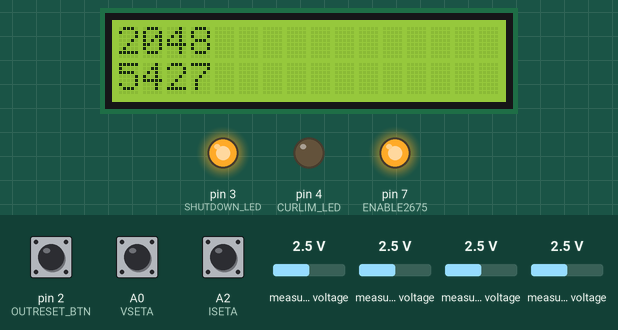
Simulated run of this sketch. Board: Arduino Uno, built with avr-gcc and run on an emulated ATmega328P. Parts: 16×2 character LCD, output pins drawn as LEDs (lit = HIGH). Wiring (inferred from the names in the program): 2 × MCP3208 converter: CS pin 9 / CS pin 10. The inputs (shaded band) are chosen by the test bench; at power-on: pin 2 (OUTRESET_BTN) HIGH, measured voltage 2.5 V, A0 (VSETA) LOW, A2 (ISETA) LOW. Pins used as bus, display or sensor lines are not drawn.

Above: at 1.2 s.
1.3 s: pin 2 (OUTRESET_BTN) pulled LOW for 0.15 s
At 3.3 s:
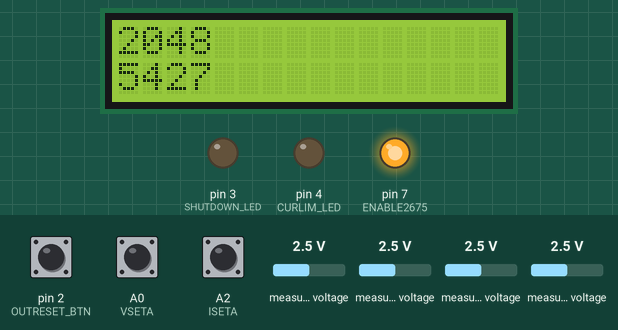
3.6 s: measured voltage (sensor 200) set to 0.1 V
At 4.7 s:
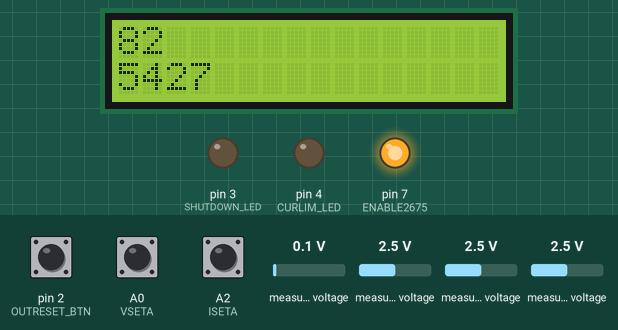
5.6 s: measured voltage (sensor 201) set to 0.1 V
At 7.0 s:
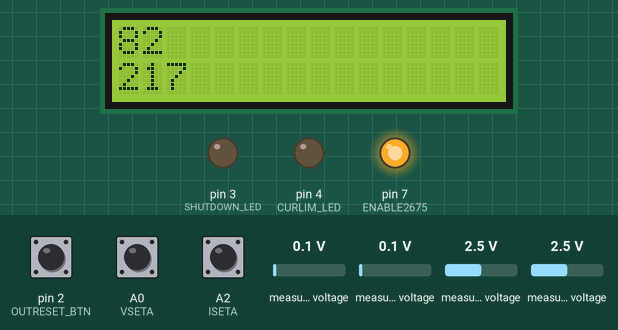
7.6 s: measured voltage (sensor 200) set to 1.2 V
At 9.3 s:
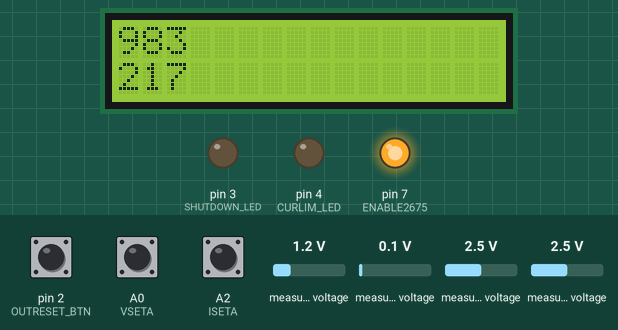
9.6 s: measured voltage (sensor 201) set to 1.2 V
At 11.3 s:
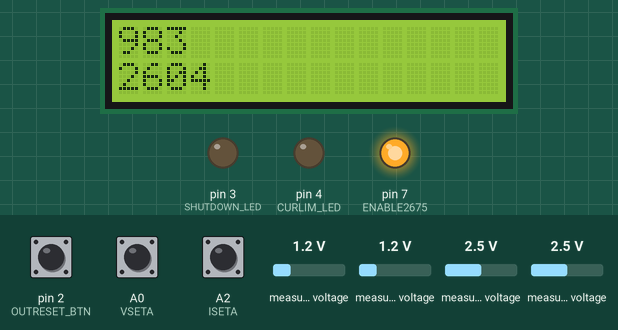
11.6 s: measured voltage (sensor 200) set to 2.5 V
At 12.8 s:
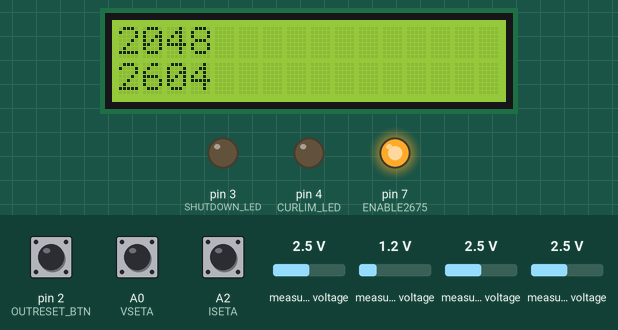
Timing chart, 0 to 14.6 s (numbered marks = the images above; inputs shaded):
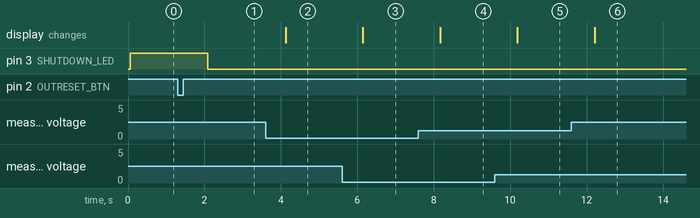

The sketch:

PowerSupply.ino
```cpp
/*
 * Power Supply Firmware
 * Luke Ashford 2020
 *
 * Written for Atmel ATmega328 running Arduino bootloader
 *
 * Library dependencies (source):
 * LiquidCrystal_I2C v1.1.2 (Arduino IDE Library Manager)
 * TimerOne v1.1.0  (Arduino IDE Library Manager)
 */

#include <Wire.h>
#include <LiquidCrystal_I2C.h>
#include <TimerOne.h>
#include <SPI.h>

// Set the LCD address
LiquidCrystal_I2C lcd(0x27, 16, 2);

// Chip select pins
#define CSADC 9
#define CSDAC 10
#define ENABLE2675 7

// Rotary encoder pins
#define VSETA A0
#define VSETB A1
#define ISETA A2
#define ISETB A3

// LED pins
#define SHUTDOWN_LED 3
#define CURLIM_LED 4

// Output enable pin
#define OUTRESET_BTN 2

// Volatile variables used from within ISRs
volatile bool outputEnabled = false;
volatile int vSetEncoderValue = 0;
volatile int iSetEncoderValue = 0;

// Flags to handle application status changes
volatile bool outputEnabledChanged = false;
volatile bool vSetEncoderChanged = false;
volatile bool iSetEncoderChanged = false;

/*
 * Interrupt service routine for the front-panel output enable toggle button
 *
 * resetButtonDepressedCount is a supporting variable for this function only
 */
volatile int resetButtonDepressedCount = 0;
void resetButtonISR()
{
    // Active low due to (external) pull-up resistor R2
    if (!digitalRead(OUTRESET_BTN))
    {
        resetButtonDepressedCount += 1;
    }
    else if (resetButtonDepressedCount > 0)
    {
        // Software debounce (essentially only polls once every 15ms)
        if (resetButtonDepressedCount > 3)
        {
            outputEnabled = !outputEnabled;
            outputEnabledChanged = true;
        }

        resetButtonDepressedCount = 0;
    }
}

/*
 * Interrupt service routine for the voltage-set rotary encoder
 *
 * VSETA_last is a supporting variable used in this function only
 */
volatile int VSETA_last = HIGH;
void vSetEncoderISR()
{
    int A = digitalRead(VSETA);
    // if detected rising edge on A
    if ((VSETA_last == LOW) && (A == HIGH))
    {
        // VSETB == low is turning clockwise
        if (digitalRead(VSETB) == LOW)
        {
            vSetEncoderValue += 1;
        }
        // Turning counter clockwise
        else
        {
            vSetEncoderValue -= 1;
        }

        vSetEncoderChanged = true;;
    }

    VSETA_last = A;
}

/*
 * Interrupt service routine for the current limit-set rotary encoder
 *
 * ISETA_last is a supporting variable used in this function only
 */
volatile int ISETA_last = HIGH;
void iSetEncoderISR()
{
    int A = digitalRead(ISETA);
    // if detected rising edge on A
    if ((ISETA_last == LOW) && (A == HIGH))
    {
        // ISETB == low is turning clockwise
        if (digitalRead(ISETB) == LOW)
        {
            iSetEncoderValue += 1;
        }
        // Turning counter clockwise
        else
        {
            iSetEncoderValue -= 1;
        }

        iSetEncoderChanged = true;;
    }

    ISETA_last = A;
}

/*
 * Master input service routine handling inputs from rotary encoders and the button
 */
void inputISR()
{
    resetButtonISR();
    vSetEncoderISR();
    iSetEncoderISR();
}

/*
 * Writes the specified value to the DAC
 *
 * This design uses the MCP4822 DAC
 * VOUTA goes to the switching regulator LM2675/U1
 * VOUTB goes to the linear regulator LM317/U5 through opamp LMC6482/U4B
 *
 * INPUTS
 * channel - 0 or 1 corresponding to the DAC channel (0 = VOUTA, 1 = VOUTB)
 * gainEnable - true or false corresponding to whether to enable the optional 2x hardware gain
 * channelEnable - true or false corresponding to whether to enable this output channel
 * value - int from 0 to 4095 correspondin to the value to be written to the DAC
 */
void writeDac(int channel, boolean gainEnable, bool channelEnable, int value)
{
    byte b = 0;
    // Channel select (0 = output A, 1 = output B)
    b |= ((boolean)(channel)) << 7;
    // Output gain select (0 = 2x gain, 1 = 1x gain)
    b |= (!gainEnable) << 5;
    // Output shutdown control bit (0 = output disabled, 1 = output enabled)
    b |= (channelEnable) << 4;
    // 12-bit value, MSB first
    b |= ((value & 4095) >> 8);

    // Enable SPI communcation
    digitalWrite(CSDAC, LOW);
    // Transfer first byte
    SPI.transfer(b);
    // Transfer 8 LSB of value
    SPI.transfer((byte)(value & 255));
    // Disable SPI communication
    digitalWrite(CSDAC, HIGH);
}

/*
 * Reads the current value on the specified ADC channel
 *
 * This design uses an MCP3204 with external 4.096V reference
 *
 * INPUTS
 * channel - 0, 1, 2, 3 corresponding to the equivalent channel on the ADC
 *
 * OUTPUT
 * int value between 0 and 4095, the ADC's reading in millivolts 0 - 4.095V
 */
int readAdc(int channel)
{
    byte b0 = 0;
    // Start bit
    b0 |= 1 << 2;
    // Single-ended readings not pseudo-differential pairs
    b0 |= 1 << 1;

    byte b1 = 0;
    /*
     * b1 looks like
     * ab000000
     * where ab is the binary number corresponding to the channel to read
     * (cf communication protocol detailed below)
     */
    b1 |= channel << 6;

    /*
     * Communication protocol (MCP3204):
     *
     *      |---------------b0--------------|---------------------b1--------------------|
     * Bit# | 7 | 6 | 5 | 4 | 3 | 2 | 1 | 0 |  7   |  6   | 5 | 4 |  3  |  2  | 1  | 0  |
     * SEND | 0 | 0 | 0 | 0 | 0 | 1 | 1 | 0 | b1_7 | b1_6 | 0 | 0 |  0  |  0  | 0  | 0  |
     * READ | x | x | x | x | x | x | x | x |  x   |  x   | x | x | B11 | B10 | B9 | B8 |
     *
     *      |-------------------b2------------------|
     * Bit# | 7  | 6  | 5  | 4  | 3  | 2  | 1  | 0  |
     * SEND | 0  | 0  | 0  | 0  | 0  | 0  | 0  | 0  |
     * READ | B7 | B6 | B5 | B4 | B3 | B2 | B1 | B0 |
     *
     * Bit#2 of b0 is the start bit
     * Bit#1 of b0 selects single-ended readings not differential pairs
     * Bit#7-6 of b1 select the channel
     * Bit#5 of b1 is when the ADC samples
     * Bit#4 of b1 is the null bit specified in the datasheet
     * B11-0 are the output bits, transmitted MSB first
     */


    int output = 0;

    // Enable SPI communication
    digitalWrite(CSADC, LOW);
    // Transfer first byte
    SPI.transfer(b0);
    // Transfer second byte to select channel, then read output and shift appropriately
    output = SPI.transfer(b1) << 8;
    // Read remainder of output
    output |= SPI.transfer(0);
    // Disable SPI communication
    digitalWrite(CSADC, HIGH);

    // AND with 4095 to kill any output from the null bit
    return output & 4095;
}

/*
 * Calculates and returns the required output on DAC1 to give the actual target
 * output at the terminals
 *
 * FORMULA
 * 4530 - ((target output) * 0.437)
 * This is hardcoded so as to repeat calculations in the MCU. See derivation below.
 *
 * DERIVATION
 * R3 = 1000 ohms
 * R5 = 3480 ohms
 * R7 = 7970 ohms
 *
 * We otherwise work below in millivolts and milliamps
 *
 * V_{FB} = 1210 mV
 *
 * The LM2675 tries to hold pin 4 (FEEDBACK) at 1210 mV, we use Kirchhoff's Current Law
 * at this pin
 * I_{R3} = 1.21 mA
 * I_{R7} = (LM2675 Output - V_{FB}) / R7 mA
 * I_{R5} = (V_{DAC1} - V_{FB}) / R5 mA
 *
 * To allow for the linear regulator and current sense resistor network, we aim for LM2675
 * output to be target output + 3250 mV
 *
 * KCL  => I_{R5} = I_{R3} - I_{R7}
 *      => V_{DAC} - 1210 = 3480 * ( 1.21 - output/7970 + 1210/7970 )
 * To a good approximation, rounding appropriately, we have that
 * V_{DAC} = 4530 - (target output * 0.437)
 *
 * INPUTS
 * target - integer quantity of millivolts to aim for at the terminals
 *
 * OUTPUT
 * int value to write to DAC1 to obtain the target output at the terminals
 */
int calculateDAC1Output(int target)
{
    return 4530 - (int)(target * (0.437f));
}

/*
 * Calculates and returns the required output on DAC2 to give the actual target
 * output at the terminals
 *
 * FORMULA
 * ((target output) - (linear dropout)) / (opamp gain U4B)
 *
 * The LM317 voltage reference is 1.25V and the op-amp gain is 1 + 100/82 = 2.21 (measured
 * in circuit)
 *
 * INPUTS
 * target - integer quantity of millivolts to aim for at the terminals
 *
 * OUTPUT
 * int value to write to DAC2 to obtain the target output at the terminals
 */
int calculateDAC2Output(int target)
{
    return (int)((float)(target - 1250) / 2.21f);
}

/*
 * Returns the actual millivolt output at the terminals
 *
 * Reads the value of ADC_IN2 (in hardware) / ADC channel 1 (software) and adjusts to
 * compensate for the resistor divider R34 & R35
 *
 * OUTPUT
 * int value corresponding to the actual millivolt output at the terminals
 */
int calculateADC2Input()
{
    return (int)(readAdc(1) * 2.65f);
}

void setup()
{
    // Init LCD
    lcd.init();
    lcd.backlight();

    // Set pin modes and initial pin outputs
    pinMode(CSADC, OUTPUT);
    pinMode(CSDAC, OUTPUT);
    pinMode(ENABLE2675, OUTPUT);

    // Disable SPI chips
    digitalWrite(CSADC, HIGH);
    digitalWrite(CSDAC, HIGH);
    // Begin with the LM2675 disabled
    digitalWrite(ENABLE2675, LOW);

    pinMode(VSETA, INPUT);
    pinMode(VSETB, INPUT);
    pinMode(ISETA, INPUT);
    pinMode(ISETB, INPUT);

    pinMode(SHUTDOWN_LED, OUTPUT);
    pinMode(CURLIM_LED, OUTPUT);
    digitalWrite(SHUTDOWN_LED, HIGH);
    digitalWrite(CURLIM_LED, LOW);

    pinMode(OUTRESET_BTN, INPUT_PULLUP);

    // Init SPI
    SPI.setClockDivider(SPI_CLOCK_DIV4); // slow the SPI bus down
    SPI.setBitOrder(MSBFIRST);  // Most significant bit arrives first
    SPI.setDataMode(SPI_MODE0);    // SPI 0,0 as per MCP4821/2 data sheet
    SPI.begin();

    // 5000us = 5ms
    Timer1.initialize(5000);
    Timer1.attachInterrupt(inputISR);

    // TEST
    // Write 1V to output A of DAC
    digitalWrite(ENABLE2675, HIGH);
    writeDac(0, true, true, calculateDAC1Output(7500));
    // Write 3.3V to output A of DAC
    writeDac(1, true, true, calculateDAC2Output(7500));
}

void updateLCD()
{
    lcd.clear();
    lcd.setCursor(0,0);
    lcd.print(vSetEncoderValue);

    lcd.setCursor(0,1);
    lcd.print(iSetEncoderValue);
}

void loop()
{
    if (outputEnabledChanged)
    {
        digitalWrite(SHUTDOWN_LED, !outputEnabled);
        outputEnabledChanged = false;
    }

    if (vSetEncoderChanged)
    {
        // updateLCD();
        vSetEncoderChanged = false;
    }

    if (iSetEncoderChanged)
    {
        // updateLCD();
        iSetEncoderChanged = false;
    }

    lcd.clear();
    lcd.setCursor(0, 0);
    // Read from ADC_IN1 = ADC's channel 0
    lcd.print(readAdc(0));
    lcd.setCursor(0, 1);
    // Read from ADC_IN2 = ADC's channel 1
    lcd.print(calculateADC2Input());


    delay(1000);
}
```

Measured:
- after the input at 1.3 s, pin 3 (SHUTDOWN_LED): HIGH → LOW after 0.79 s
- after the input at 3.6 s, the display: changes after 0.52 s (image 2)
- after the input at 5.6 s, the display: changes after 0.55 s (image 3)
- after the input at 7.6 s, the display: changes after 0.57 s (image 4)
- after the input at 9.6 s, the display: changes after 0.59 s (image 5)
- after the input at 11.6 s, the display: changes after 0.61 s (image 6)
